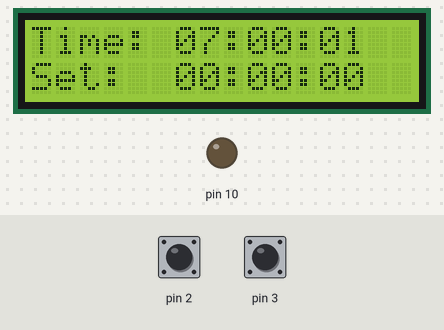
Recording of a sketch running on a simulated Arduino Uno, built with avr-gcc and run on an emulated ATmega328P. Shown: 16×2 character LCD, output pins drawn as LEDs (lit = HIGH). The test bench sets the inputs (shaded band); at power-on: pin 3 HIGH, pin 2 HIGH.

Above: at 1.2 s.
1.3 s: pin 3 pulled LOW for 0.15 s
At 1.9 s:
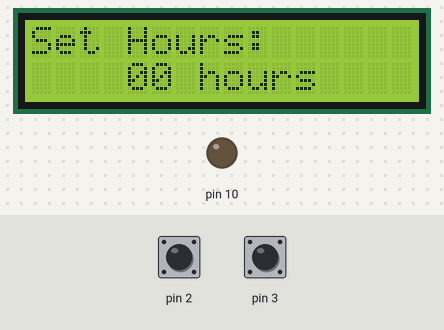
2.9 s: pin 3 pulled LOW for 1 s
At 4.3 s:
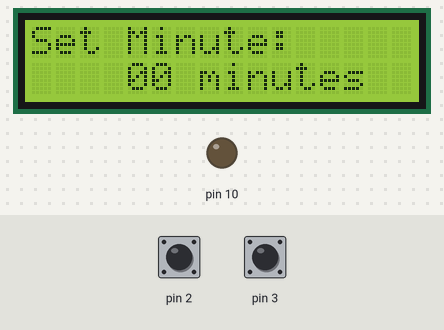
5.4 s: pin 3 pulled LOW for 0.15 s
At 6.2 s:
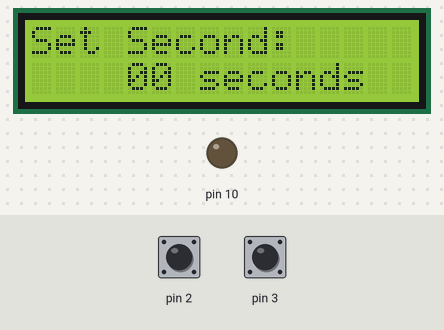
7.0 s: pin 3 pulled LOW for 3.2 s
At 11.5 s:
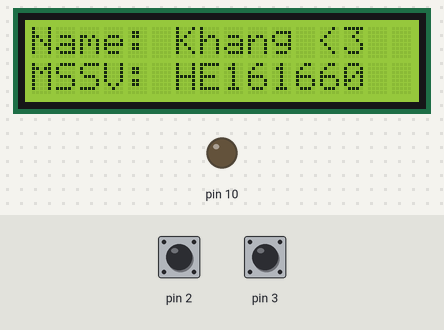
Timing chart, 0 to 12.7 s (numbered marks = the images above; inputs shaded):
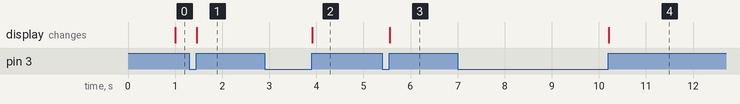

Measured:
- after the input at 1.3 s, the display: changes after 0.16 s (image 1)
- after the input at 2.9 s, the display: changes after 1.0 s (image 2)
- after the input at 5.4 s, the display: changes after 0.16 s (image 3)
- after the input at 7.0 s, the display: changes after 3.2 s (image 4)

The sketch:

IOT102_Project5.ino
```cpp
#include <LiquidCrystal.h>

// LiquidCrystal lcd(RS, E, D4, D5, D6, D7);
LiquidCrystal lcd_1(9, 8, 7, 6, 11, 4);

int realHours = 07, setHours = 0;
int realMinute = 00, setMinute = 0;
int realSecond = 0, setSecond = 0;

int giaodien = 0, st, time;


void setup()
{
    pinMode(10, OUTPUT);
    pinMode(3, INPUT_PULLUP);
    pinMode(2, INPUT_PULLUP);

    lcd_1.begin(16, 2); // Set up the number of columns and rows on the LCD.
}
void clearScreen()
{
    lcd_1.setCursor(0, 0);
    lcd_1.print("                ");
    lcd_1.setCursor(0, 1);
    lcd_1.print("                ");
}

void loop()
{
    Mode();
    alarm();
    switch (giaodien)
    {
    case 0:
        giaodien0();
        break;
    case 1:
        giaodien1();
        break;
    case 2:
        giaodien2();
        break;
    case 3:
        giaodien3();
        break;
    case 4:
        giaodien4();
        break;
    }
}

void Mode()
{
    int x = digitalRead(3);
    if (x == 0)
    {
        st = 1;
    }
    if (st == 1 && x == 1)
    {
        giaodien++;
        clearScreen();
        st = 0;
        if (giaodien > 4)
            giaodien = 0;
    }
}

void alarm()
{
    if (realHours == setHours && realMinute == setMinute && realSecond == setSecond)
    {
        tittit();
    }
}

void tittit()
{
    digitalWrite(10, 1);
    delay(100);
    digitalWrite(10, 0);
    delay(100);
    digitalWrite(10, 1);
    delay(100);
    digitalWrite(10, 0);
}
// Hien thi thoi gian thuc va thoi gian cai dat
void giaodien0()
{
    processTime();
    // row 1
    lcd_1.setCursor(0, 0);
    lcd_1.print("Time: ");
    lcd_1.setCursor(6, 0);
    if (realHours < 10)
    {
        lcd_1.print("0");
        lcd_1.print(realHours);
    }
    else
    {
        lcd_1.print(realHours);
    }

    lcd_1.setCursor(8, 0);
    lcd_1.print(":");
    lcd_1.setCursor(9, 0);
    if (realMinute < 10)
    {
        lcd_1.print("0");
        lcd_1.print(realMinute);
    }
    else
    {
        lcd_1.print(realMinute);
    }

    lcd_1.print(":");
    lcd_1.setCursor(12, 0);
    if (realSecond < 10)
    {
        lcd_1.print("0");
        lcd_1.print(realSecond);
    }
    else
    {
        lcd_1.print(realSecond);
    }

    // row 2
    lcd_1.setCursor(0, 1);
    lcd_1.print("Set: ");
    lcd_1.setCursor(6, 1);
    if (setHours < 10)
    {
        lcd_1.print(0);
        lcd_1.print(setHours);
    }
    else
    {
        lcd_1.print(setHours);
    }
    lcd_1.setCursor(8, 1);
    lcd_1.print(":");
    lcd_1.setCursor(9, 1);
    if (setMinute < 10)
    {
        lcd_1.print("0");
        lcd_1.print(setMinute);
    }
    else
    {
        lcd_1.print(setMinute);
    }

    lcd_1.print(":");
    lcd_1.setCursor(12, 1);
    if (setSecond < 10)
    {
        lcd_1.print("0");
        lcd_1.print(setSecond);
    }
    else
    {
        lcd_1.print(setSecond);
    }
}

void processTime()
{
    if ((int)(millis() - time) > 1000)
    {
        realSecond++;
        // cập nhật lại biến time
        time = millis();
    }

    if (realSecond == 60)
    {
        realSecond = 0;
        realMinute++;
    }
    if (realMinute == 60)
    {
        realMinute = 0;
        realHours++;
    }
    if (realHours == 24)
    {
        realHours = 0;
    }
}

// Cai dat gio
void giaodien1()
{
    int y = digitalRead(2);
    if (y == 0)
    {
        delay(200);
        setHours++;
        if (setHours > 23)
            setHours = 0;

    }

    lcd_1.setCursor(0, 0);
    lcd_1.print("Set Hours: ");

    lcd_1.setCursor(4, 1);
    if (setHours < 10)
    {
        lcd_1.print("0");
        lcd_1.print(setHours);
    }
    else
    {
        lcd_1.print(setHours);
    }
    lcd_1.setCursor(7, 1);
    lcd_1.print("hours");
}

// Cai dat phut
void giaodien2()
{
    int y = digitalRead(2);
    if (y == 0)
    {
        delay(200);
        setMinute++;
        if (setMinute > 59)
            setMinute = 0;

    }

    lcd_1.setCursor(0, 0);
    lcd_1.print("Set Minute: ");
    lcd_1.setCursor(4, 1);
    if (setMinute < 10)
    {
        lcd_1.print("0");
        lcd_1.print(setMinute);
    }
    else
    {
        lcd_1.print(setMinute);
    }
    lcd_1.setCursor(7, 1);
    lcd_1.print("minutes");
}
// Cai dat giay
void giaodien3()
{
    int y = digitalRead(2);
    if (y == 0)
    {
        delay(200);
        setSecond++;
        if (setSecond > 59)
            setSecond = 0;

    }

    lcd_1.setCursor(0, 0);
    lcd_1.print("Set Second: ");
    lcd_1.setCursor(4, 1);
    if (setSecond < 10)
    {
        lcd_1.print("0");
        lcd_1.print(setSecond);
    }
    else
    {
        lcd_1.print(setSecond);
    }
    lcd_1.setCursor(7, 1);
    lcd_1.print("seconds");
}
// Hien ten va mssv
void giaodien4()
{
    lcd_1.setCursor(0, 0);
    lcd_1.print("Name: Khang <3");
    lcd_1.setCursor(0, 1);
    lcd_1.print("MSSV: HE161660");
}
```
